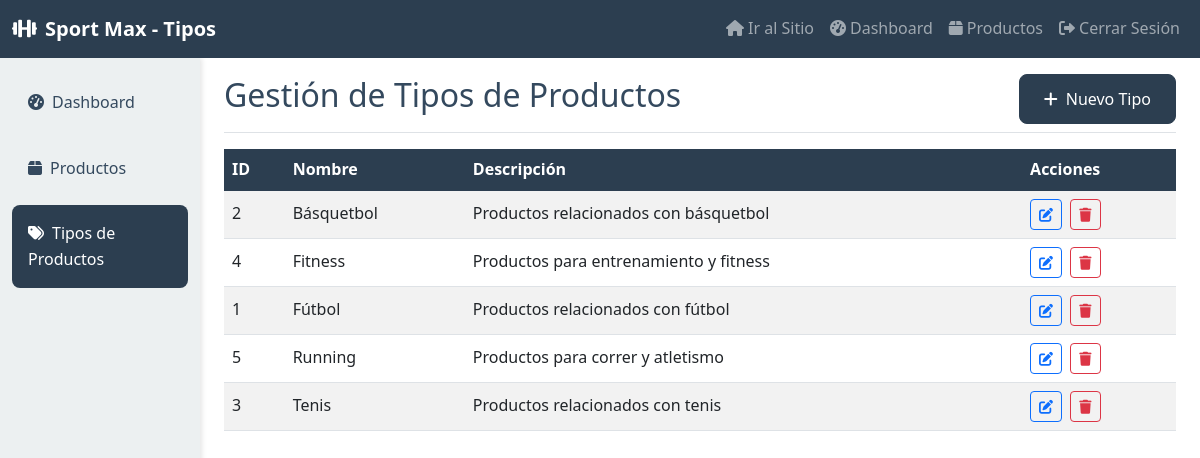
Screenshot of /php/gestion_tipos.php (signed in) with the database file from the repository.
### tables this page shows
CREATE TABLE tipos_productos (
    id INT AUTO_INCREMENT PRIMARY KEY,
    nombre VARCHAR(100) NOT NULL,
    descripcion TEXT,
    fecha_creacion TIMESTAMP DEFAULT CURRENT_TIMESTAMP
);

### php/gestion_tipos.php (the view, shortened to what this page needs)
<?php
$db = ConexionDB::obtenerInstancia();
$conexion = $db->obtenerConexion();
$stmt = $conexion->query("SELECT * FROM tipos_productos ORDER BY nombre");
$tipos = $stmt->fetchAll();
?>
<!DOCTYPE html>
<html lang="es">
<head>
    <link href="https://cdn.jsdelivr.net/npm/bootstrap@5.3.0/dist/css/bootstrap.min.css" rel="stylesheet">
    <link href="https://cdnjs.cloudflare.com/ajax/libs/font-awesome/6.0.0/css/all.min.css" rel="stylesheet">
    <link href="../css/estilos.css" rel="stylesheet">
</head>
<body>
    <nav class="navbar navbar-expand-lg navbar-dark bg-primario">
        <div class="container-fluid">
            <a class="navbar-brand fw-bold" href="../index.php">
                <i class="fas fa-dumbbell me-2"></i>Sport Max - Tipos
            </a>
            <div class="navbar-nav ms-auto">
                <a class="nav-link" href="../index.php">
                    <i class="fas fa-home me-1"></i>Ir al Sitio
                </a>
                <a class="nav-link" href="dashboard.php">
                    <i class="fas fa-tachometer-alt me-1"></i>Dashboard
                </a>
                <a class="nav-link" href="gestion_productos.php">
                    <i class="fas fa-box me-1"></i>Productos
                </a>
                <a class="nav-link" href="logout.php">
                    <i class="fas fa-sign-out-alt me-1"></i>Cerrar Sesión
                </a>
            </div>
        </div>
    </nav>
    <div class="container-fluid">
        <div class="row">
            <nav class="col-md-3 col-lg-2 d-md-block bg-claro sidebar">
                <div class="position-sticky pt-3">
                    <ul class="nav flex-column">
                        <li class="nav-item">
                            <a class="nav-link" href="dashboard.php">
                                <i class="fas fa-tachometer-alt me-2"></i>Dashboard
                            </a>
                        </li>
                        <li class="nav-item">
                            <a class="nav-link" href="gestion_productos.php">
                                <i class="fas fa-box me-2"></i>Productos
                            </a>
                        </li>
                        <li class="nav-item">
                            <a class="nav-link activo" href="gestion_tipos.php">
                                <i class="fas fa-tags me-2"></i>Tipos de Productos
                            </a>
                        </li>
                    </ul>
                </div>
            </nav>
            <main class="col-md-9 ms-sm-auto col-lg-10 px-md-4">
                <div class="d-flex justify-content-between flex-wrap flex-md-nowrap align-items-center pt-3 pb-2 mb-3 border-bottom">
                    <h1 class="h2">Gestión de Tipos de Productos</h1>
                    <button class="btn btn-primario" data-bs-toggle="modal" data-bs-target="#modalTipo">
                        <i class="fas fa-plus me-2"></i>Nuevo Tipo
                    </button>
                </div>
                <div class="table-responsive">
                    <table class="table table-striped table-hover">
                        <thead class="table-dark">
                            <tr>
                                <th>ID</th>
                                <th>Nombre</th>
                                <th>Descripción</th>
                                <th>Acciones</th>
                            </tr>
                        </thead>
                        <tbody>
                            <?php foreach ($tipos as $tipo): ?>
                            <tr>
                                <td><?php echo $tipo['id']; ?></td>
                                <td><?php echo htmlspecialchars($tipo['nombre']); ?></td>
                                <td><?php echo htmlspecialchars($tipo['descripcion'] ?: '-'); ?></td>
                                <td>
                                    <button class="btn btn-sm btn-outline-primary me-1" onclick="editarTipo(<?php echo htmlspecialchars(json_encode($tipo)); ?>)">
                                        <i class="fas fa-edit"></i>
                                    </button>
                                    <button class="btn btn-sm btn-outline-danger" onclick="eliminarTipo(<?php echo $tipo['id']; ?>)">
                                        <i class="fas fa-trash"></i>
                                    </button>
                                </td>
                            </tr>
                            <?php endforeach; ?>
                        </tbody>
                    </table>
                </div>
            </main>
        </div>
    </div>
</body>
</html>

### css/estilos.css (style rules this page uses)
:root { --color-primario: #2c3e50; --color-secundario: #3498db; --color-exito: #27ae60; --color-peligro: #e74c3c; --color-advertencia: #f39c12; --color-claro: #ecf0f1; --color-oscuro: #34495e; --color-blanco: #ffffff; --color-gris: #95a5a6; --sombra: 0 4px 6px rgba(0, 0, 0, 0.1); --sombra-hover: 0 8px 15px rgba(0, 0, 0, 0.2); }
body { font-family: 'Segoe UI', Tahoma, Geneva, Verdana, sans-serif; line-height: 1.6; color: var(--color-oscuro); }
.bg-primario { background-color: var(--color-primario) !important; }
.bg-claro { background-color: var(--color-claro) !important; }
.btn-primario { background-color: var(--color-primario); border-color: var(--color-primario); color: var(--color-blanco); font-weight: 500; padding: 0.75rem 1.5rem; border-radius: 0.5rem; transition: all 0.3s ease; }
.sidebar { min-height: calc(100vh - 56px); box-shadow: 2px 0 5px rgba(0, 0, 0, 0.1); }
.sidebar .nav-link { color: var(--color-oscuro); padding: 1rem; border-radius: 0.5rem; margin-bottom: 0.5rem; transition: all 0.3s ease; }
.sidebar .nav-link.activo { background-color: var(--color-primario); color: var(--color-blanco); }
.table th { background-color: var(--color-primario); color: var(--color-blanco); border: none; font-weight: 600; }
.table td { vertical-align: middle; border-color: #dee2e6; }
.mb-3 { margin-bottom: 1rem; }

### rows the page displays
tipos_productos: id "2", nombre "Básquetbol", descripcion "Productos relacionados con básquetbol"
tipos_productos: id "4", nombre "Fitness", descripcion "Productos para entrenamiento y fitness"
tipos_productos: id "1", nombre "Fútbol", descripcion "Productos relacionados con fútbol"
tipos_productos: id "5", nombre "Running", descripcion "Productos para correr y atletismo"
tipos_productos: id "3", nombre "Tenis", descripcion "Productos relacionados con tenis"
